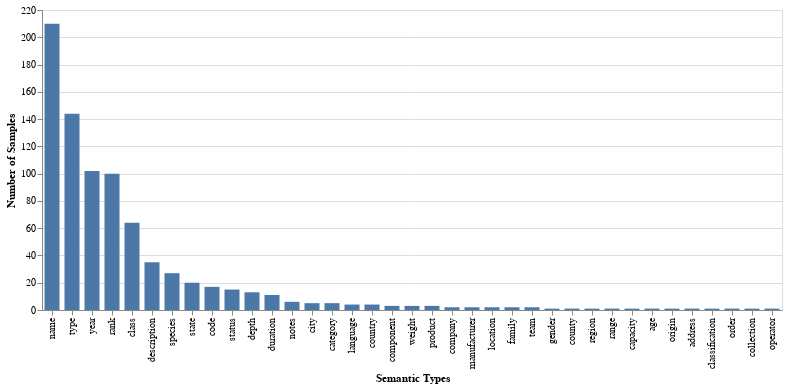

Here is the notebook cell this chart was saved with:
### Code cell
alt.Chart(type_freq_df.reset_index()).mark_bar(size=15).encode(
    x = alt.X('type:O',
              title = 'Semantic Types',
              sort=alt.EncodingSortField(
                field="count",  
                order="descending")),
    y = alt.Y('count', title='Number of Samples')    
)

### Figure 1 — Vega-Lite specification as saved in the notebook (floating-point values rounded to 4 significant figures)
{"config": {"view": {"continuousWidth": 400, "continuousHeight": 300}}, "data": {"name": "data-4c37eeb03f9044c37799297fde64dfa5"}, "mark": {"type": "bar", "size": 15}, "encoding": {"x": {"field": "type", "sort": {"field": "count", "order": "descending"}, "title": "Semantic Types", "type": "ordinal"}, "y": {"field": "count", "title": "Number of Samples", "type": "quantitative"}}, "$schema": "https://vega.github.io/schema/vega-lite/v4.17.0.json", "datasets": {"data-4c37eeb03f9044c37799297fde64dfa5": [{"type": "name", "count": 210}, {"type": "type", "count": 144}, {"type": "year", "count": 102}, {"type": "rank", "count": 100}, {"type": "class", "count": 64}, {"type": "description", "count": 35}, {"type": "species", "count": 27}, {"type": "state", "count": 20}, {"type": "code", "count": 17}, {"type": "status", "count": 15}, {"type": "depth", "count": 13}, {"type": "duration", "count": 11}, {"type": "notes", "count": 6}, {"type": "city", "count": 5}, {"type": "category", "count": 5}, {"type": "language", "count": 4}, {"type": "country", "count": 4}, {"type": "component", "count": 3}, {"type": "weight", "count": 3}, {"type": "product", "count": 3}, {"type": "company", "count": 2}, {"type": "manufacturer", "count": 2}, {"type": "location", "count": 2}, {"type": "family", "count": 2}, {"type": "team", "count": 2}, {"type": "gender", "count": 1}, {"type": "county", "count": 1}, {"type": "region", "count": 1}, {"type": "range", "count": 1}, {"type": "capacity", "count": 1}, {"type": "age", "count": 1}, {"type": "origin", "count": 1}, {"type": "address", "count": 1}, {"type": "classification", "count": 1}, {"type": "order", "count": 1}, {"type": "collection", "count": 1}, {"type": "operator", "count": 1}]}}
